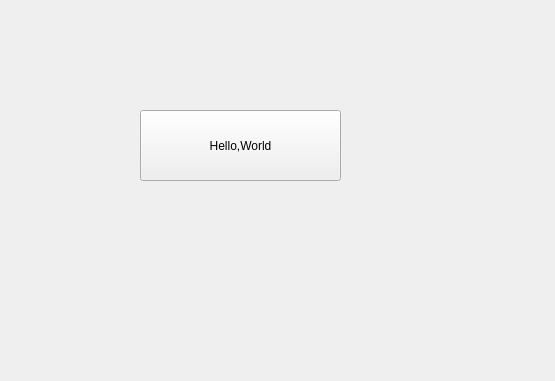
<?xml version="1.0" encoding="UTF-8"?>
<ui version="4.0">
 <class>Widget</class>
 <widget class="QWidget" name="Widget">
  <property name="geometry">
   <rect>
    <x>0</x>
    <y>0</y>
    <width>555</width>
    <height>381</height>
   </rect>
  </property>
  <property name="windowTitle">
   <string>Widget</string>
  </property>
  <widget class="QPushButton" name="pushButton">
   <property name="geometry">
    <rect>
     <x>140</x>
     <y>110</y>
     <width>201</width>
     <height>71</height>
    </rect>
   </property>
   <property name="focusPolicy">
    <enum>Qt::NoFocus</enum>
   </property>
   <property name="text">
    <string>Hello,World</string>
   </property>
  </widget>
 </widget>
 <layoutdefault spacing="6" margin="11"/>
 <resources/>
 <connections/>
</ui>
